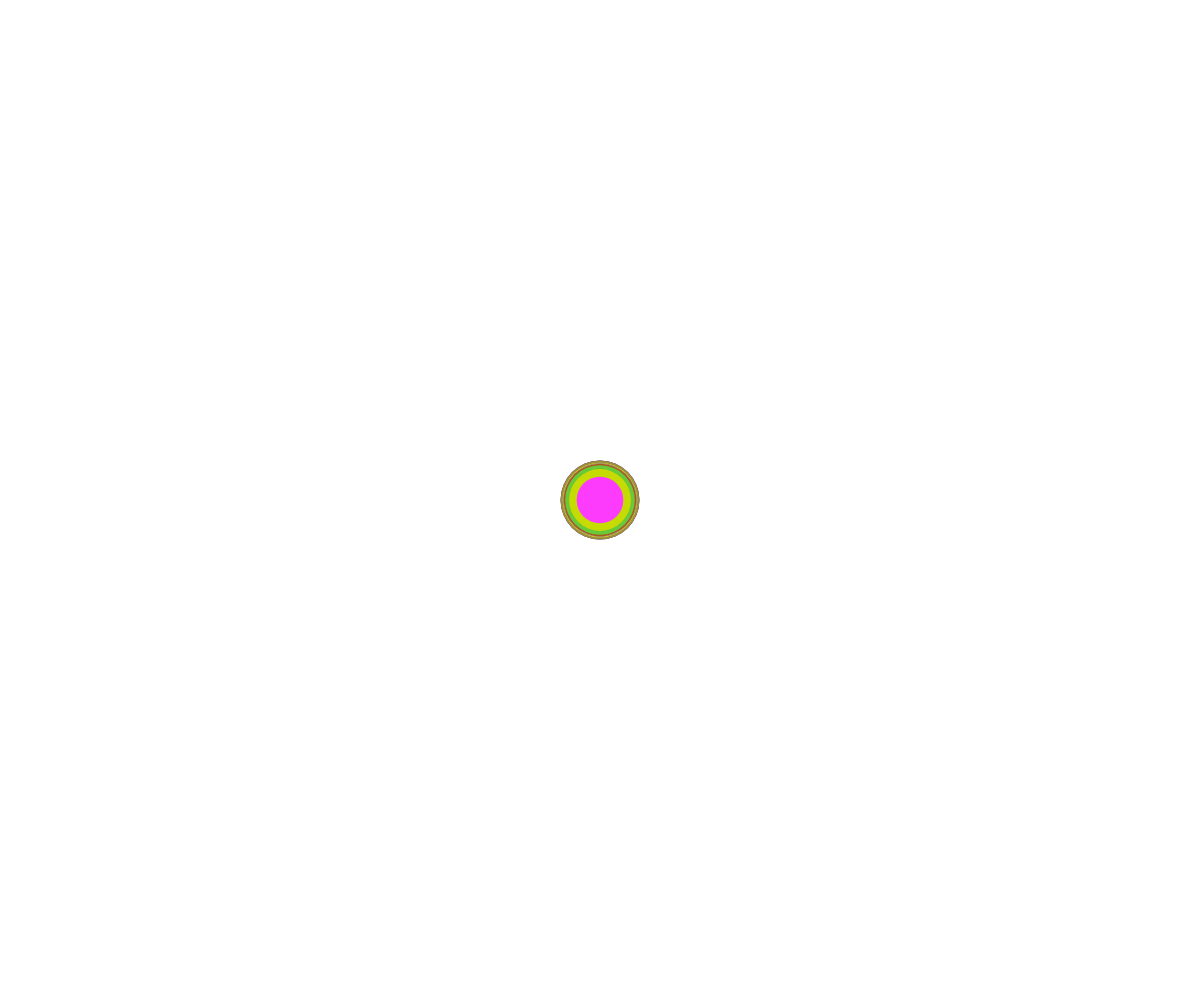
Frame 1 (no input)
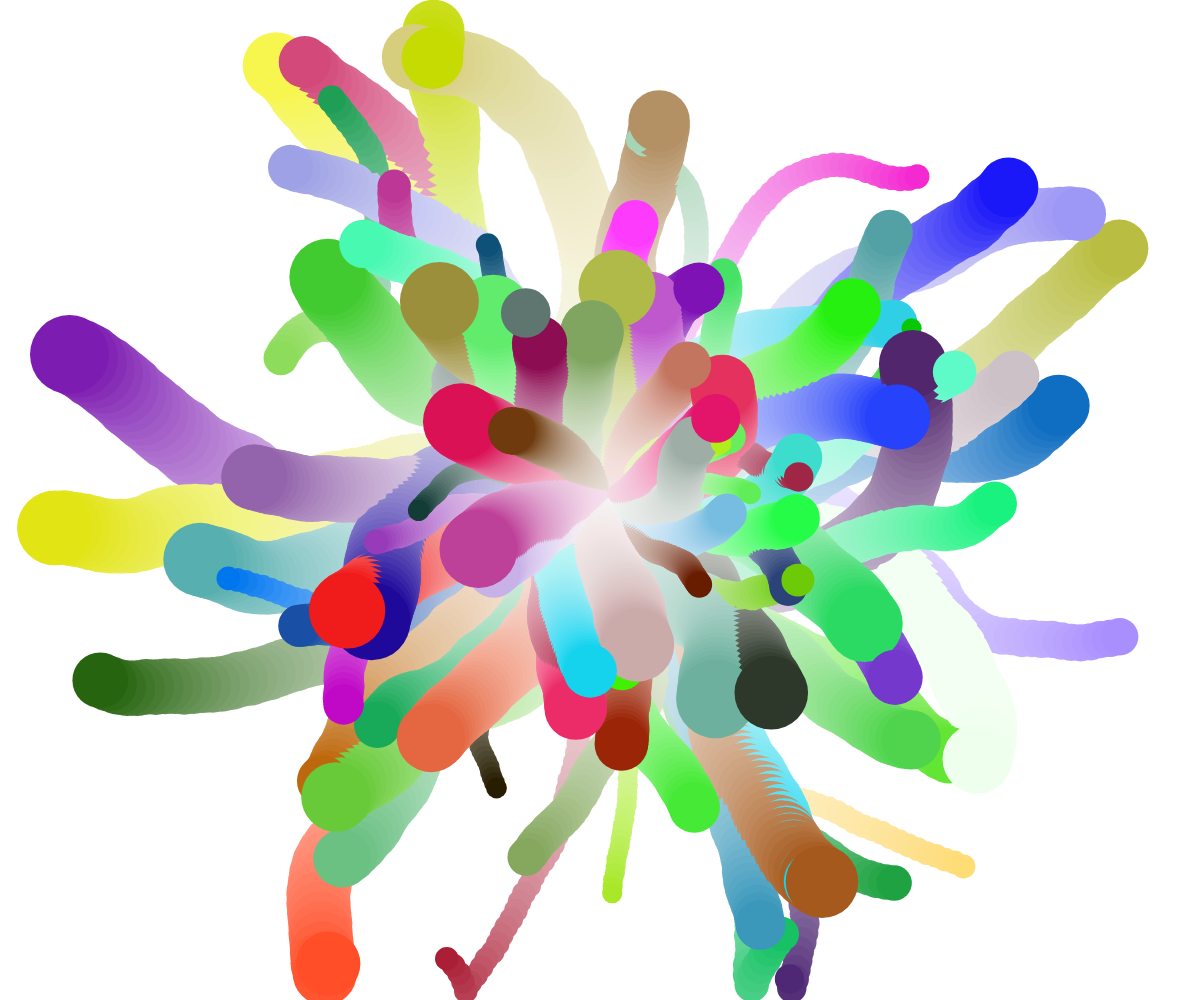
Frame 60 (no input)
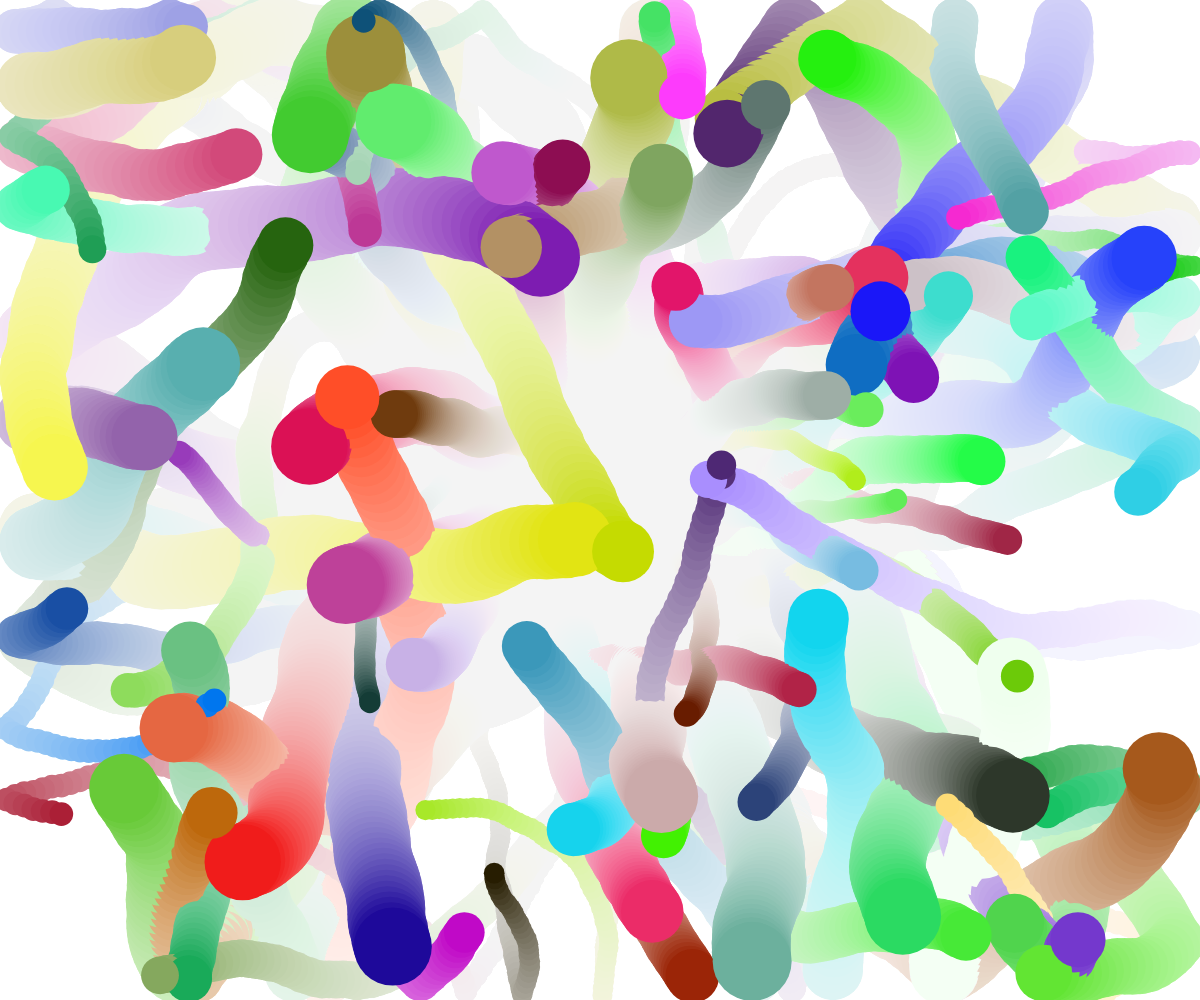
Frame 120 (the mouse pressed at the canvas centre since frame 60)

The p5.js sketch that drew these frames (run headless with seeded random() and noise() and a simulated clock; from frame 60 on, the mouse is pressed at the canvas centre):

// p5.js sketch
// ── sketch.js
const ball_count = 100;
const ball_array = [];

function setup() {
  createCanvas(windowWidth, windowHeight);
  for (let i = 0; i < ball_count; i++) {
    let new_ball = new Pelota();
    ball_array.push(new_ball);
  }
}

function draw() {
  background(255, 10);
  for (let i = 0; i < ball_count; i++) {
    ball_array[i].display();
    ball_array[i].update();
  }
}

// ── Pelota.js
class Pelota {
  constructor() {
    this.diam = random(20, 80);
    this.rad = this.diam / 2;
    this.pos = createVector(windowWidth / 2, windowHeight / 2);
    this.vel = p5.Vector.random2D();
    this.vel.setMag(random(2, 10));
    this.color = color(random(0, 255), random(0, 255), random(0, 255));
  }
  update() {
    this.vel.rotate(random(-0.2, 0.2));
    this.pos.add(this.vel);

    if (this.pos.x > windowWidth - this.rad) {
      //background(255, 20);
      this.vel.x *= -1;
    }
    if (this.pos.x < this.rad) {
      //background(255, 20);
      this.vel.x *= -1;
    }
    if (this.pos.y > windowHeight - this.rad) {
      //background(255, 20);
      this.vel.y *= -1;
    }
    if (this.pos.y < this.rad) {
      //background(255, 20);
      this.vel.y *= -1;
    }
  }
  display() {
    fill(this.color);
    stroke(255, 100, 100, 0);
    strokeWeight(10);
    circle(this.pos.x, this.pos.y, this.diam);
  }
}
